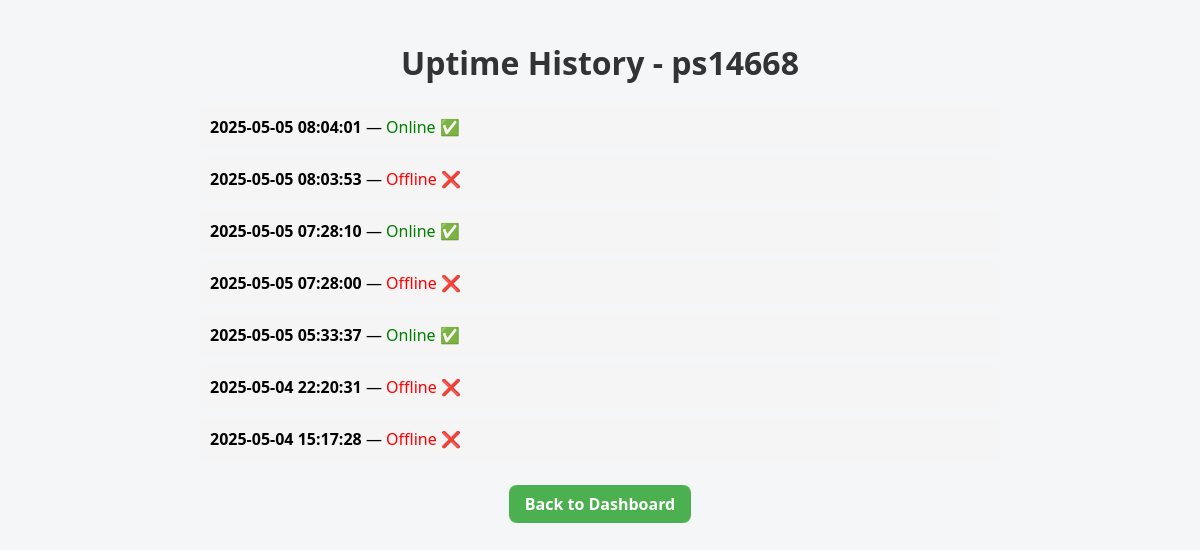
Screenshot of /logs/server/7 with the database file from the repository.
### app/database.py (models this page shows)
class Server(Base):
    __tablename__ = "servers"
    id = Column(Integer, primary_key=True, index=True)
    name = Column(String, index=True)
    address = Column(String, index=True)
    port = Column(Integer, nullable=True)
    status = Column(String, default="Unknown")
    check_type = Column(String, default="ping")  # ping, port, http, http-keyword
    keyword = Column(String, nullable=True)
    monitoring = Column(Boolean, default=True)
    category_id = Column(Integer, ForeignKey("categories.id"))
    category = relationship("Category", back_populates="servers")

class UptimeLog(Base):
    __tablename__ = "uptime_logs"
    id = Column(Integer, primary_key=True, index=True)
    server_id = Column(Integer, index=True)
    status = Column(String)  # Online یا Offline
    timestamp = Column(DateTime, default=datetime.utcnow)

### app/main.py (the view)
@app.get("/logs/server/{server_id}", response_class=HTMLResponse)
async def uptime_history(request: Request, server_id: int):
    db = SessionLocal()
    server = db.query(Server).filter(Server.id == server_id).first()
    logs = db.query(UptimeLog).filter(UptimeLog.server_id == server_id).order_by(UptimeLog.timestamp.desc()).all()
    db.close()
    if not server:
        return RedirectResponse(url="/", status_code=302)
    return templates.TemplateResponse("uptime_history.html", {
        "request": request,
        "server": server,
        "logs": logs
    })

### app/templates/uptime_history.html (shortened to what this page needs)
<!DOCTYPE html>
<html lang="en">
<head>
    <link rel="stylesheet" href="/static/styles.css">
</head>
<body>
    <h1 style="text-align:center;">Uptime History - {{ server.name }}</h1>
    <div class="log-container" style="max-width: 800px; margin: auto;">
        {% if logs %}
            <ul style="list-style: none; padding: 0;">
                {% for log in logs %}
                    <li style="margin: 10px 0; padding: 10px; background: #f5f5f5; border-radius: 6px;">
                        <strong>{{ log.timestamp.strftime('%Y-%m-%d %H:%M:%S') }}</strong> —
                        {% if log.status == "Online" %}
                            <span style="color: green;">Online ✅</span>
                        {% else %}
                            <span style="color: red;">Offline ❌</span>
                        {% endif %}
                    </li>
                {% endfor %}
            </ul>
        {% else %}
            <p style="text-align:center;">No history available yet.</p>
        {% endif %}
    </div>
    <div style="text-align: center; margin-top: 20px;">
        <a href="/" class="button button-start">Back to Dashboard</a>
    </div>
</body>
</html>

### app/static/styles.css (style rules this page uses)
body { font-family: 'Segoe UI', Tahoma, Geneva, Verdana, sans-serif; background-color: #f4f6f8; margin: 0; padding: 20px; }
h1 { text-align: center; color: #333; }
.button { display: inline-block; padding: 8px 16px; margin: 5px; border: none; border-radius: 8px; text-decoration: none; font-weight: bold; cursor: pointer; transition: background 0.3s; }
.button-start { background-color: #4CAF50; color: white; }

### rows the page displays
Server: name "ps14668"
UptimeLog: timestamp "2025-05-05 08:04:01", status "Online ✅"
UptimeLog: timestamp "2025-05-05 08:03:53", status "Offline ❌"
UptimeLog: timestamp "2025-05-05 07:28:10", status "Online ✅"
UptimeLog: timestamp "2025-05-05 07:28:00", status "Offline ❌"
UptimeLog: timestamp "2025-05-05 05:33:37", status "Online ✅"
UptimeLog: timestamp "2025-05-04 22:20:31", status "Offline ❌"
UptimeLog: timestamp "2025-05-04 15:17:28", status "Offline ❌"
